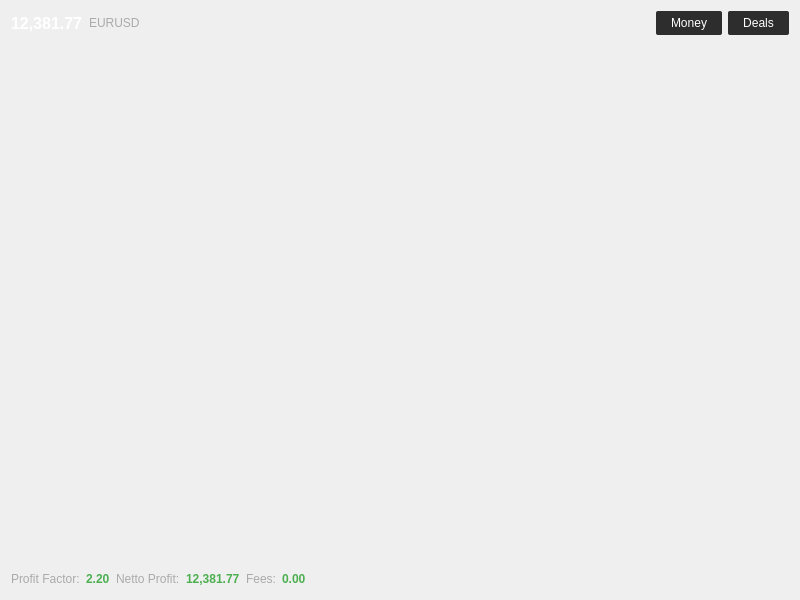
<?xml version="1.0" encoding="UTF-8"?>
<ui version="4.0">
 <class>PortfolioTab</class>
 <widget class="QWidget" name="PortfolioTab">
  <property name="geometry">
   <rect>
    <x>0</x>
    <y>0</y>
    <width>800</width>
    <height>600</height>
   </rect>
  </property>
  <layout class="QVBoxLayout" name="verticalLayout">
   <item>
    <layout class="QHBoxLayout" name="top_layout">
     <item>
      <widget class="QLabel" name="total_value">
       <property name="text">
        <string>12,381.77</string>
       </property>
       <property name="styleSheet">
        <string>color: #FFFFFF; font-weight: bold; font-size: 16px;</string>
       </property>
      </widget>
     </item>
     <item>
      <widget class="QLabel" name="currency_label">
       <property name="text">
        <string>EURUSD</string>
       </property>
       <property name="styleSheet">
        <string>color: #AAAAAA;</string>
       </property>
      </widget>
     </item>
     <item>
      <spacer name="horizontalSpacer">
       <property name="orientation">
        <enum>Qt::Horizontal</enum>
       </property>
       <property name="sizeHint" stdset="0">
        <size>
         <width>40</width>
         <height>20</height>
        </size>
       </property>
      </spacer>
     </item>
     <item>
      <widget class="QPushButton" name="button_money">
       <property name="text">
        <string>Money</string>
       </property>
       <property name="styleSheet">
        <string>
         QPushButton {
             background-color: #2D2D2D;
             color: #FFFFFF;
             border: none;
             padding: 5px 15px;
             border-radius: 2px;
         }
         QPushButton:hover {
             background-color: #404040;
         }
         QPushButton[active="true"] {
             background-color: #2196F3;
         }
        </string>
       </property>
      </widget>
     </item>
     <item>
      <widget class="QPushButton" name="button_deals">
       <property name="text">
        <string>Deals</string>
       </property>
       <property name="styleSheet">
        <string>
         QPushButton {
             background-color: #2D2D2D;
             color: #FFFFFF;
             border: none;
             padding: 5px 15px;
             border-radius: 2px;
         }
         QPushButton:hover {
             background-color: #404040;
         }
         QPushButton[active="true"] {
             background-color: #2196F3;
         }
        </string>
       </property>
      </widget>
     </item>
    </layout>
   </item>
   <item>
    <widget class="QWidget" name="chart_container" native="true">
     <property name="sizePolicy">
      <sizepolicy hsizetype="Preferred" vsizetype="Expanding">
       <horstretch>0</horstretch>
       <verstretch>0</verstretch>
      </sizepolicy>
     </property>
    </widget>
   </item>
   <item>
    <layout class="QHBoxLayout" name="metrics_layout">
     <item>
      <widget class="QLabel" name="label_profit_factor">
       <property name="text">
        <string>Profit Factor:</string>
       </property>
       <property name="styleSheet">
        <string>color: #AAAAAA;</string>
       </property>
      </widget>
     </item>
     <item>
      <widget class="QLabel" name="value_profit_factor">
       <property name="text">
        <string>2.20</string>
       </property>
       <property name="styleSheet">
        <string>color: #4CAF50; font-weight: bold;</string>
       </property>
      </widget>
     </item>
     <item>
      <widget class="QLabel" name="label_netto_profit">
       <property name="text">
        <string>Netto Profit:</string>
       </property>
       <property name="styleSheet">
        <string>color: #AAAAAA;</string>
       </property>
      </widget>
     </item>
     <item>
      <widget class="QLabel" name="value_netto_profit">
       <property name="text">
        <string>12,381.77</string>
       </property>
       <property name="styleSheet">
        <string>color: #4CAF50; font-weight: bold;</string>
       </property>
      </widget>
     </item>
     <item>
      <widget class="QLabel" name="label_fees">
       <property name="text">
        <string>Fees:</string>
       </property>
       <property name="styleSheet">
        <string>color: #AAAAAA;</string>
       </property>
      </widget>
     </item>
     <item>
      <widget class="QLabel" name="value_fees">
       <property name="text">
        <string>0.00</string>
       </property>
       <property name="styleSheet">
        <string>color: #4CAF50; font-weight: bold;</string>
       </property>
      </widget>
     </item>
     <item>
      <spacer name="horizontalSpacer_2">
       <property name="orientation">
        <enum>Qt::Horizontal</enum>
       </property>
       <property name="sizeHint" stdset="0">
        <size>
         <width>40</width>
         <height>20</height>
        </size>
       </property>
      </spacer>
     </item>
    </layout>
   </item>
  </layout>
 </widget>
</ui> 
